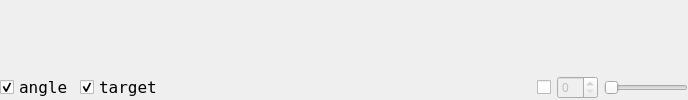
        <widget class="QWidget" name="tab">
         <attribute name="title">
          <string>Position</string>
         </attribute>
         <layout class="QGridLayout" name="gridLayout_6" rowstretch="12,1">
          <property name="leftMargin">
           <number>0</number>
          </property>
          <property name="topMargin">
           <number>0</number>
          </property>
          <property name="rightMargin">
           <number>0</number>
          </property>
          <property name="bottomMargin">
           <number>0</number>
          </property>
          <item row="0" column="0">
           <widget class="QCustomPlot" name="widgetPlot1" native="true"/>
          </item>
          <item row="1" column="0">
           <layout class="QHBoxLayout" name="horizontalLayout_2">
            <item>
             <widget class="QCheckBox" name="checkboxData1_1">
              <property name="font">
               <font>
                <family>Fixedsys</family>
                <pointsize>12</pointsize>
                <weight>50</weight>
                <italic>false</italic>
                <bold>false</bold>
               </font>
              </property>
              <property name="text">
               <string>angle</string>
              </property>
              <property name="checked">
               <bool>true</bool>
              </property>
             </widget>
            </item>
            <item>
             <widget class="QCheckBox" name="checkboxData1_2">
              <property name="minimumSize">
               <size>
                <width>0</width>
                <height>24</height>
               </size>
              </property>
              <property name="maximumSize">
               <size>
                <width>16777215</width>
                <height>24</height>
               </size>
              </property>
              <property name="font">
               <font>
                <family>Fixedsys</family>
                <pointsize>12</pointsize>
                <weight>50</weight>
                <italic>false</italic>
                <bold>false</bold>
               </font>
              </property>
              <property name="text">
               <string>target</string>
              </property>
              <property name="checked">
               <bool>true</bool>
              </property>
             </widget>
            </item>
            <item>
             <spacer name="horizontalSpacer">
              <property name="orientation">
               <enum>Qt::Horizontal</enum>
              </property>
              <property name="sizeHint" stdset="0">
               <size>
                <width>368</width>
                <height>20</height>
               </size>
              </property>
             </spacer>
            </item>
            <item>
             <widget class="QCheckBox" name="xScale_1">
              <property name="text">
               <string/>
              </property>
             </widget>
            </item>
            <item>
             <widget class="QSpinBox" name="xScale_spinBox1">
              <property name="enabled">
               <bool>false</bool>
              </property>
             </widget>
            </item>
            <item>
             <widget class="QSlider" name="horizontalSlider_1">
              <property name="enabled">
               <bool>false</bool>
              </property>
              <property name="orientation">
               <enum>Qt::Horizontal</enum>
              </property>
             </widget>
            </item>
           </layout>
          </item>
         </layout>
        </widget>
